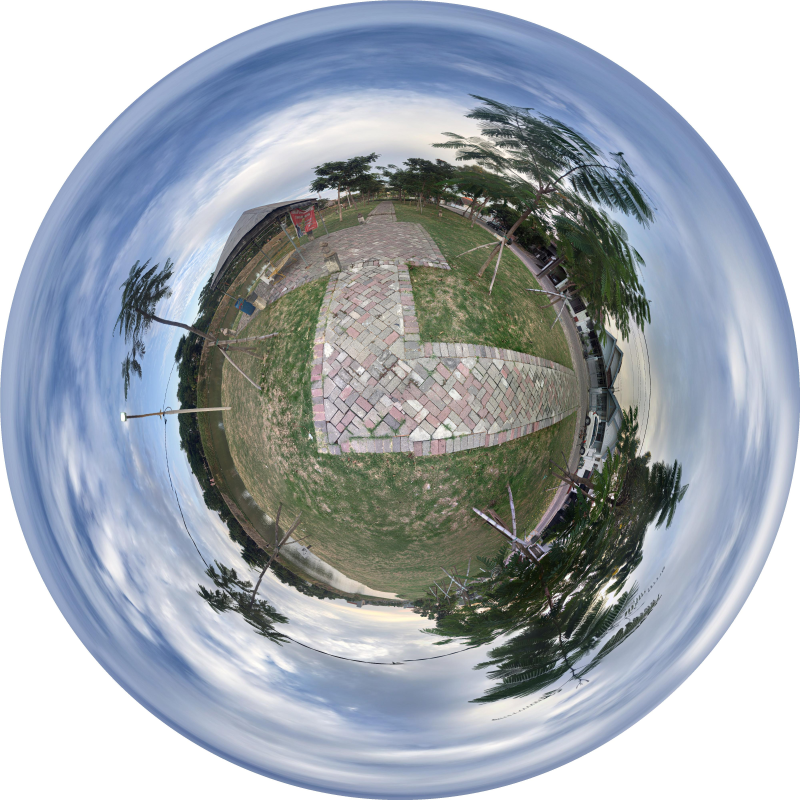
#> input picture tp-gambar.jpg, 4000 x 4000 px (shown at 1/5 size)
$ python tinyplanetscript.py tp-gambar.jpg
#> lines starting #> are read from the running program, lines starting #| are printed output that depends on the picture
#imports
from PIL import Image
import matplotlib.pyplot as plt
import sys
import math


#buat viewer gambar
def tampil(gambar):
   plt.figure()
   plt.imshow(gambar)
   plt.show()

#get file
droppedFile = sys.argv[1]
print(droppedFile)
gambar = Image.open(droppedFile)
#> gambar is the input picture: PIL image 4000x4000 RGB; mean R, G, B 160.9, 168.5, 176.5
#get height
gambar_width, gambar_height = gambar.size
#> gambar_width = 4000; gambar_height = 4000
print("Ukuran: ",gambar_width,"*",gambar_height)
#| Ukuran:  4000 * 4000

#resize width to height
if(gambar_width>gambar_height):
   gambar_width, gambar_height= gambar_height,gambar_height
else:
   gambar_width, gambar_height= gambar_width,gambar_width

print("Ukuran baru: ",gambar_width,"*",gambar_height)
#| Ukuran baru:  4000 * 4000
gambar1=gambar.resize((gambar_width, gambar_height))


#rotate 180
gambar1 = gambar.rotate(180)
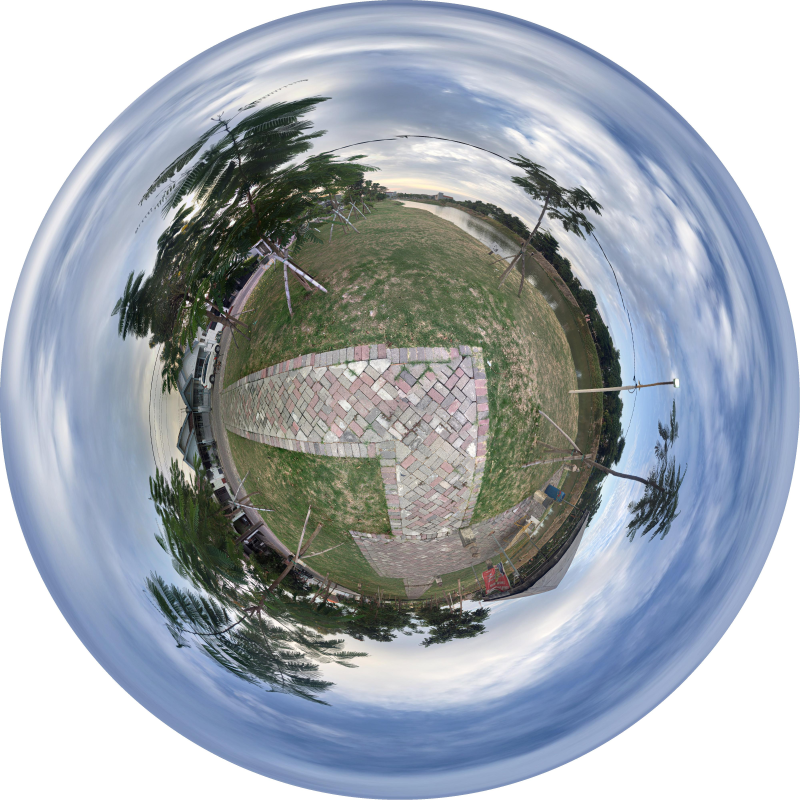
#> gambar1: PIL image 4000x4000 RGB (shown at 1/5 size); mean R, G, B 160.9, 168.5, 176.5
#convert to polar
#from https://github.com/paul-butcher/tinyplanet

#> (the run stopped early here; a loop or call above may not have finished)
